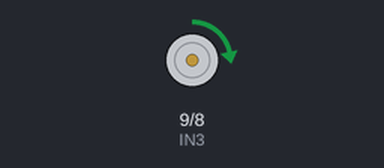
The sketch below on a simulated Arduino Uno, built with avr-gcc and run on an emulated ATmega328P. Parts: motor-driver pin pairs drawn as motors (green arrow = first pin HIGH = forward, orange = second pin HIGH = backward, longer = more drive, scaled by the enable pin). What the sketch prints to the serial monitor is not drawn.

Above: at 0.1 s.
At 14.5 s:
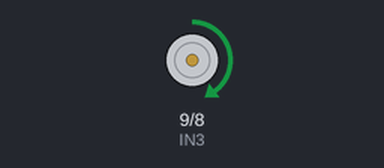
At 22.7 s:
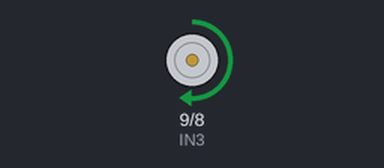
At 28.8 s:
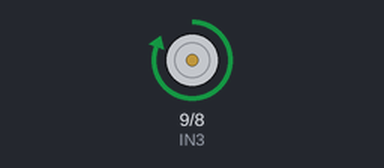
Timing chart, 0 to 31.3 s (numbered marks = the images above):
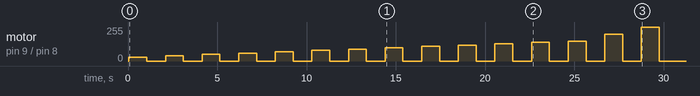

The sketch:

MinimumSpeedTest.ino
```cpp
#include <Arduino.h>

// Left Motor Pins
#define ENB 10  // Left motor speed
#define IN3 9   // Left motor direction
#define IN4 8   // Left motor direction

void setup() {
  Serial.begin(9600);

  // Motor Pin Setup
  pinMode(ENB, OUTPUT);
  pinMode(IN3, OUTPUT);
  pinMode(IN4, OUTPUT);

  Serial.println("MINIMUM MOTOR SPEED TEST");
  Serial.println("Speed | Movement");
  Serial.println("------|----------");
}

void testMotorSpeed(int speed) {
  // Reset motor state
  digitalWrite(IN3, LOW);
  digitalWrite(IN4, LOW);
  analogWrite(ENB, 0);
  delay(50);

  // Set motor direction
  digitalWrite(IN3, HIGH);
  digitalWrite(IN4, LOW);

  // Apply speed
  analogWrite(ENB, speed);

  // Print test details
  Serial.print(speed);
  Serial.print("   | ");

  // Give motor time to move
  delay(1000);

  // Stop motor
  digitalWrite(IN3, LOW);
  digitalWrite(IN4, LOW);
  analogWrite(ENB, 0);

  // Pause between tests
  delay(1000);
}

void loop() {
  // Systematic speed test
  int speeds[] = {
    30, 40, 50, 60, 70, 80, 90, 100,
    110, 120, 130, 140, 150, 200, 255
  };

  for (int i = 0; i < 15; i++) {
    testMotorSpeed(speeds[i]);
  }

  // Prevent repeated tests
  while(1) {
    delay(10000);
  }
}
```

Measured:
- by itself, motor on pin 9 (IN3) / pin 8 (IN4): stopped → forward 30/255 at 0.05 s, → stopped 1.0 s later, → forward 40/255 1.1 s later, → stopped 1.0 s later, … (30 changes in this stretch)
